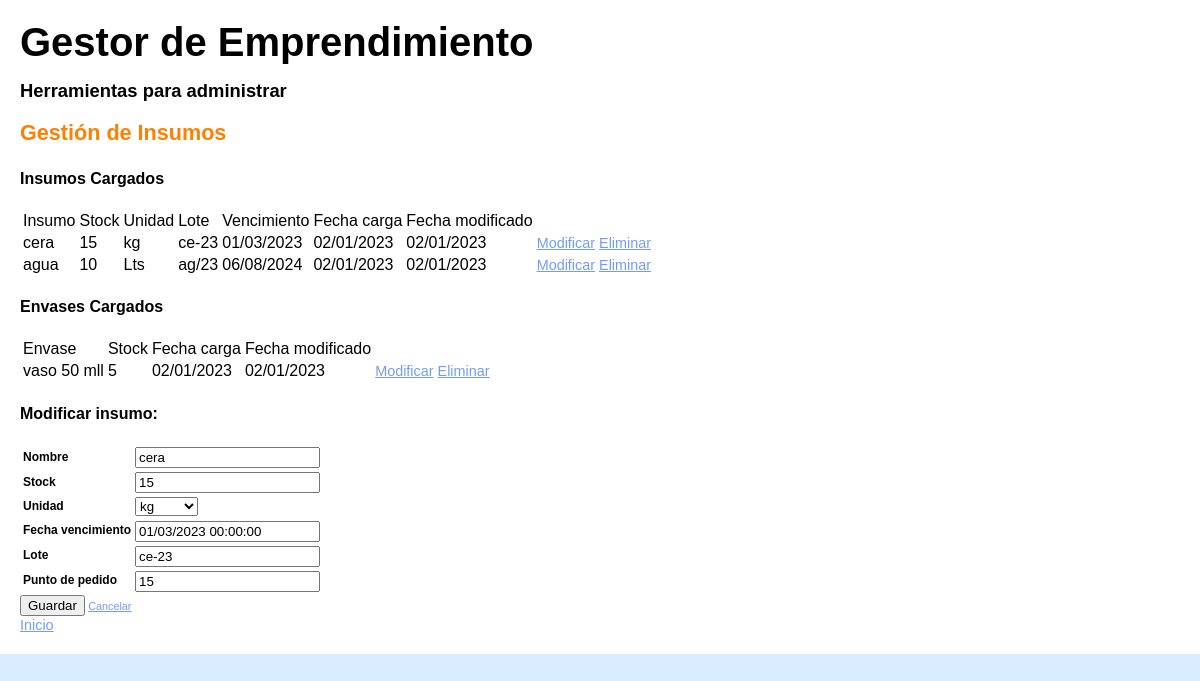
Screenshot of /insumos_editar/1 with the database file from the repository.
### gestor/models.py (models this page shows, shortened)
class Insumos_li(models.Model):
    id = models.IntegerField(primary_key=True, unique=True, auto_created=True)
    nombre = models.CharField(max_length=100)
    stock = models.IntegerField()
    unidad = models.CharField(max_length=100)
    punto_de_pedido = models.IntegerField()
    fecha_vencimiento = models.DateTimeField()
    lote = models.CharField(max_length=100)
    created = models.DateTimeField(auto_now_add=True, verbose_name="Creado")
    modified = models.DateTimeField(auto_now=True, verbose_name="Últa modificación")
    class Meta:
        verbose_name = "Insumo"
        verbose_name_plural = "Insumos"

class Envases_li(models.Model):
    id = models.IntegerField(primary_key=True, unique=True, auto_created=True)
    nombre = models.CharField(max_length=100)
    stock = models.IntegerField()
    punto_de_pedido = models.IntegerField()
    created = models.DateTimeField(auto_now_add=True, verbose_name="Creado")
    modified = models.DateTimeField(auto_now=True, verbose_name="Últa modificación")
    class Meta:
        verbose_name = "Envase"
        verbose_name_plural = "Envases"

### gestor/views.py (the view)
# urls.py: path('insumos_editar/<int:id_i>', insumos_editar),
def insumos_editar(request, id_i):
    id_i = int(id_i)
    try:
        insumo_sel = Insumos_li.objects.get(id=id_i)
    except Insumos_li.DoesNotExist:
        return redirect('/insumos_crear')
    form_e = Insumo_Form(request.POST or None,  instance=insumo_sel)
    if form_e.is_valid():
        form_e.save()
        return redirect("/insumos_crear")
    insumos = Insumos_li.objects.all()
    envases = Envases_li.objects.all()
    context = {
        'form_e': form_e,
        'insumos': insumos,
        'insumo_sel': insumo_sel,
        'envases': envases,
        }
    return render(request, "gestor/insumos_editar.html", context)

### gestor/forms.py
class Insumo_Form(forms.ModelForm):
    unidad = forms.ChoiceField(choices=UNIDAD_CHOICES)
    class Meta:
        model = Insumos_li
        fields = ('nombre', 'stock', 'unidad', 'fecha_vencimiento', 'lote', 'punto_de_pedido')

### gestor/templates/gestor/insumos_editar.html (shortened to what this page needs)
{% extends "gestor/base.html" %}
{% block content %}
<h3>Gestión de Insumos</h3>
<h4>Insumos Cargados</h4>
<table id="cartera" class="table table-striped">
    <thead>
        <tr>
            <td>Insumo</td>
            <td>Stock</td>
            <td>Unidad</td>
            <td>Lote</td>
            <td>Vencimiento</td>
            <td>Fecha carga</td>
            <td>Fecha modificado</td>
        </tr>
    </thead>
    <tbody>
        {% for insumo in insumos %}
            <tr>
            <td>{{ insumo.nombre }}</td>
            <td>{{ insumo.stock }}</td>
            <td>{{ insumo.unidad }}</td>
            <td>{{ insumo.lote }}</td>
            <td>{{ insumo.fecha_vencimiento|date:"SHORT_DATE_FORMAT" }}</td>
            <td>{{ insumo.created|date:"SHORT_DATE_FORMAT" }}</td>
            <td>{{ insumo.modified|date:"SHORT_DATE_FORMAT" }}</td>
            <td><a href="/insumos_editar/{{ insumo.id }}">Modificar</a></td>
            <td><a href="/insumos_eliminar/{{ insumo.id }}">Eliminar</a></td>
            </tr>
        {% endfor %}
    </tbody>
</table>
<h4>Envases Cargados</h4>
<table id="envases_stock" class="table table-striped">
    <thead>
        <tr>
            <td>Envase</td>
            <td>Stock</td>
            <td>Fecha carga</td>
            <td>Fecha modificado</td>
        </tr>
    </thead>
    <tbody>
        {% for envase in envases %}
            <tr>
            <td>{{ envase.nombre }}</td>
            <td>{{ envase.stock }}</td>
            <td>{{ envase.created|date:"SHORT_DATE_FORMAT" }}</td>
            <td>{{ envase.modified|date:"SHORT_DATE_FORMAT" }}</td>
            <td><a href="/envases_editar/{{ envase.id }}">Modificar</a></td>
            <td><a href="/envases_eliminar/{{ envase.id }}">Eliminar</a></td>
            </tr>
        {% endfor %}
    </tbody>
</table>
<nav>
    <h4>Modificar insumo:</h4>
    <form method = 'POST' enctype="multipart/form-data">
        <table class = 'w-50 table table-light'>
            {% for field in form_e %}
            <tr>
                <th>{{field.label}}</th>
                <td>{{ field }}</td>
            </tr>
            {% endfor %}
        </table>
        <button type="submit" class="btn btn-lg btn-warning">Guardar</button>
        <a href="/insumos_crear/">Cancelar<a></a>
    </form>
</nav>
<a href="/">Inicio<a></a>
{% endblock %}

### gestor/static/gestor/styles.css (style rules this page uses)
body { font-family: Arial, Helvetica, sans-serif; padding: 0; margin: 0; background: rgb(214, 238, 255); }
h3 { font-size: 135%; color: rgb(255, 128, 0); padding: 0.15rem 0; margin: 0; }
form { font-size: 75%; text-align: justify; line-height: 1.1rem; }
a { font-size: 90%; color: rgb(115, 155, 255); }

### rows the page displays
Insumos_li: nombre "cera", stock "15", unidad "kg", lote "ce-23", fecha_vencimiento "01/03/2023", created "02/01/2023", modified "02/01/2023", form_e "cera" "15" "kg" "01/03/2023 00:00:00" "ce-23" "15"
Insumos_li: nombre "agua", stock "10", unidad "Lts", lote "ag/23", fecha_vencimiento "06/08/2024", created "02/01/2023", modified "02/01/2023"
Envases_li: nombre "vaso 50 mll", stock "5", created "02/01/2023", modified "02/01/2023"

### other values shown
{{ field.label }} "Nombre" "Stock" "Unidad" "Fecha vencimiento" "Lote" "Punto de pedido"
